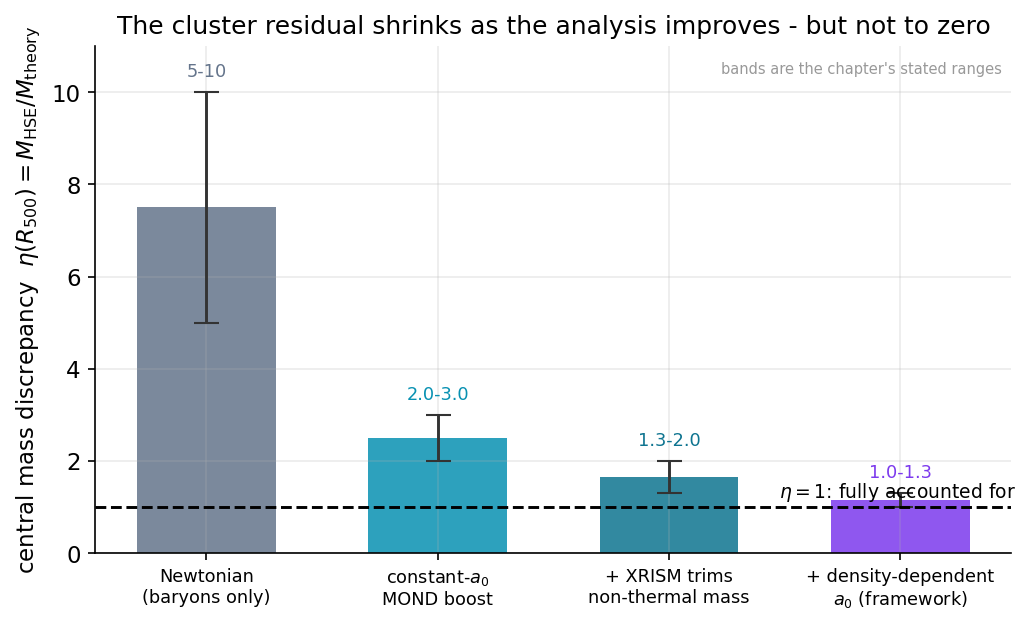

Python code for this plot:
import numpy as np, matplotlib
matplotlib.use("Agg")
import matplotlib.pyplot as plt
plt.rcParams.update({"figure.dpi":150,"savefig.dpi":150,"font.size":11,
    "axes.grid":True,"grid.alpha":0.25,"axes.spines.top":False,"axes.spines.right":False,
    "axes.titlesize":12,"figure.facecolor":"white","axes.facecolor":"white"})
C_FW="#7c3aed"; C_NEWTON="#64748b"; C_MOND="#0891b2"; C_DATA="#dc2626"

# The chapter's bookkeeping of the cluster central mass-discrepancy ratio eta(R500)
# and how it shrinks as the analysis is corrected. Bars and bands are the chapter's
# stated ranges (NOT a new measurement): Newtonian ~5-10; constant-a0 MOND ~2-3;
# +XRISM trims non-thermal mass ~1.3-2.0; +density-dependent a0 ~1.0-1.3.
labels = ["Newtonian\n(baryons only)", "constant-$a_0$\nMOND boost",
          "+ XRISM trims\nnon-thermal mass", "+ density-dependent\n$a_0$ (framework)"]
eta_lo  = np.array([5.0, 2.0, 1.3, 1.0])
eta_hi  = np.array([10.0,3.0, 2.0, 1.3])
eta_mid = 0.5*(eta_lo+eta_hi)
cols    = [C_NEWTON, C_MOND, "#0e7490", C_FW]

fig, ax = plt.subplots(figsize=(7,4.3))
xpos = np.arange(len(labels))
yerr = np.vstack([eta_mid-eta_lo, eta_hi-eta_mid])
ax.bar(xpos, eta_mid, width=0.6, color=cols, alpha=0.85,
       yerr=yerr, capsize=6, ecolor="#333", error_kw=dict(lw=1.4))

ax.axhline(1.0, color="k", lw=1.4, ls="--")
ax.text(len(labels)-0.5, 1.08, r"$\eta=1$: fully accounted for",
        ha="right", va="bottom", fontsize=9)

for i,(m,lo,hi) in enumerate(zip(eta_mid,eta_lo,eta_hi)):
    ax.text(i, hi+0.25, f"{lo:.0f}-{hi:.0f}" if i==0 else f"{lo:.1f}-{hi:.1f}",
            ha="center", va="bottom", fontsize=8.5, color=cols[i])

ax.set_xticks(xpos); ax.set_xticklabels(labels, fontsize=8.5)
ax.set_ylim(0, 11)
ax.set_ylabel(r"central mass discrepancy  $\eta(R_{500})=M_{\rm HSE}/M_{\rm theory}$")
ax.set_title("The cluster residual shrinks as the analysis improves - but not to zero")
ax.text(0.99,0.97,"bands are the chapter's stated ranges",
        transform=ax.transAxes, ha="right", va="top", fontsize=7, color="#999")
fig.tight_layout(); fig.savefig("ch29_eta_residual_corrections.png", bbox_inches="tight"); print("ok")
